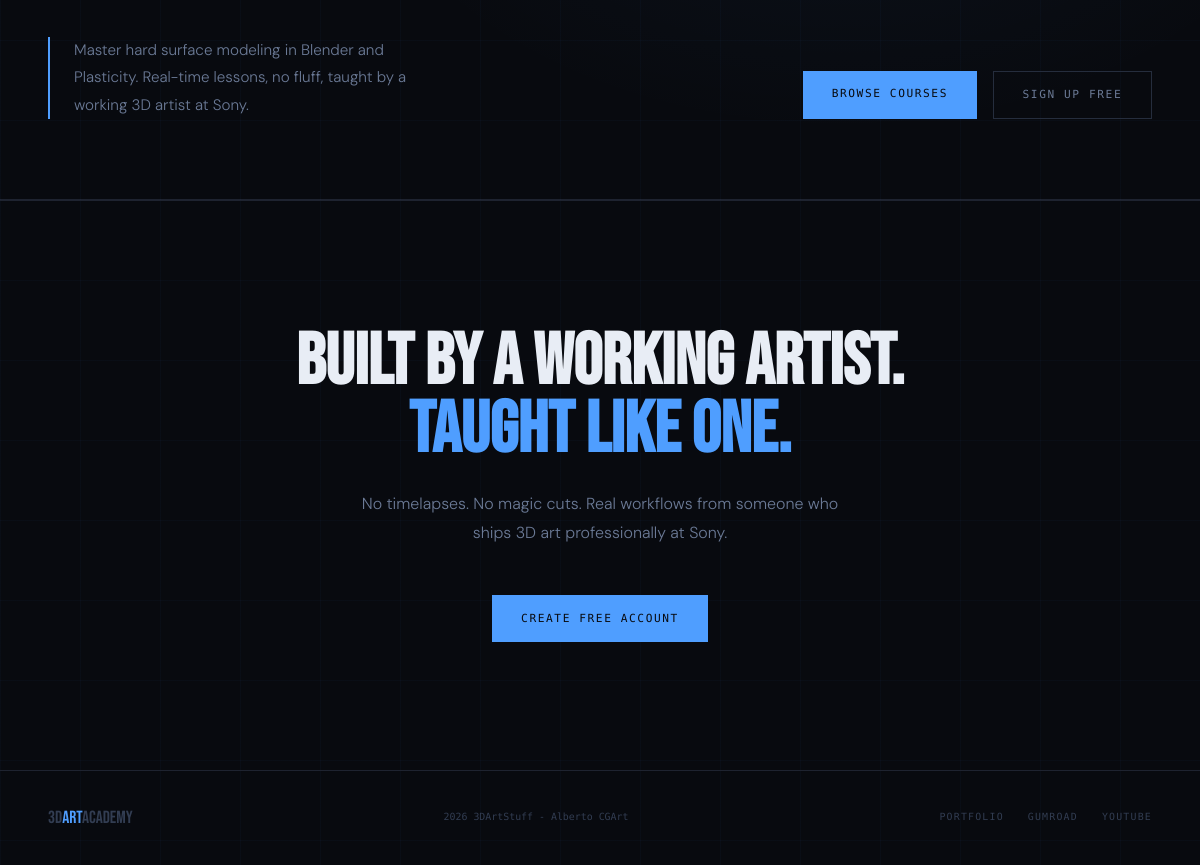
Before: / (lower part) with the older database file.
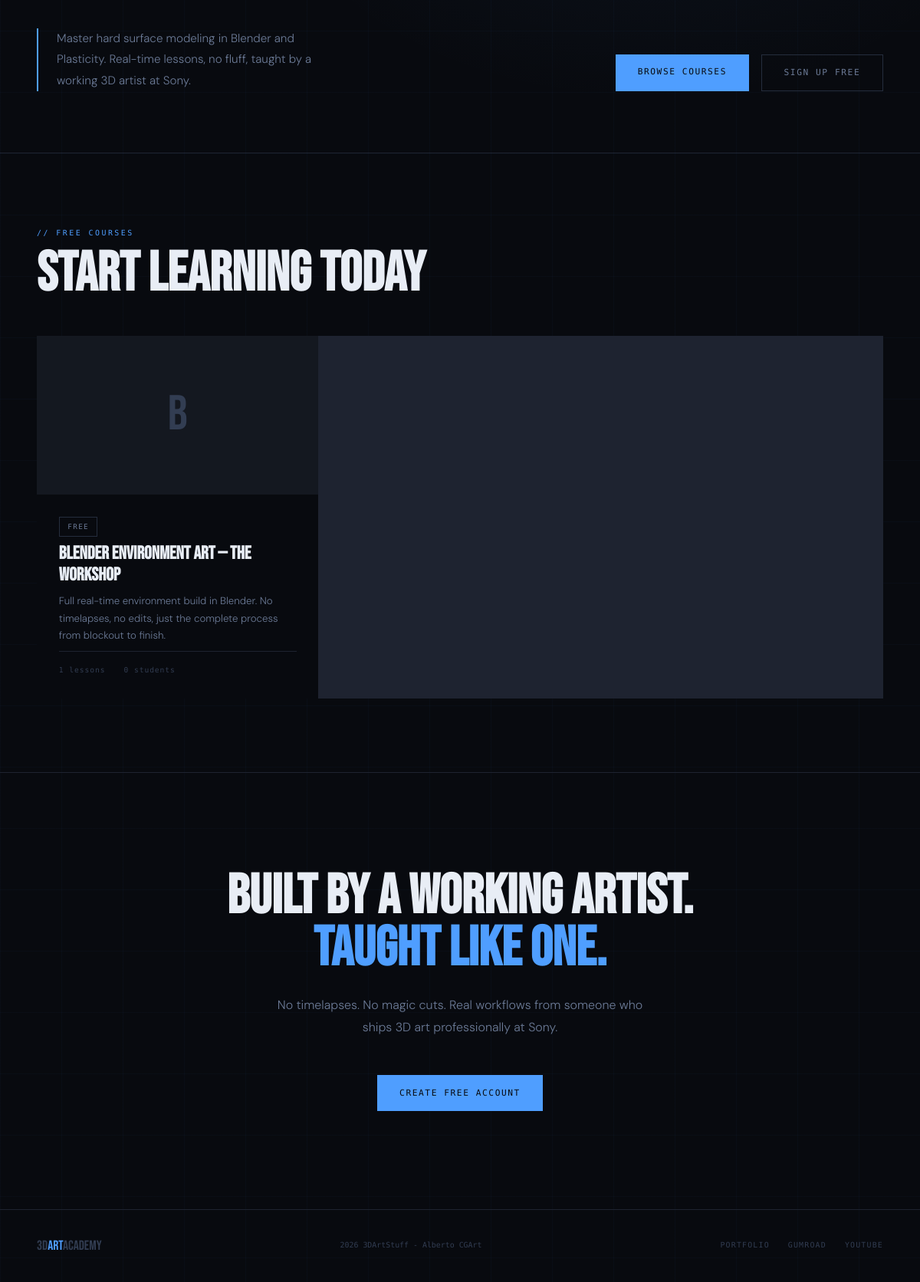
After: the same page with the newer database file.
### app/models/__init__.py (models this page shows)
class Course(db.Model):
    __tablename__ = 'courses'
    id = db.Column(db.Integer, primary_key=True)
    title = db.Column(db.String(200), nullable=False)
    slug = db.Column(db.String(200), unique=True, nullable=False)
    description = db.Column(db.Text, nullable=False)
    short_description = db.Column(db.String(300))
    thumbnail = db.Column(db.String(300), default='')
    price = db.Column(db.Float, default=0.0)
    is_free = db.Column(db.Boolean, default=False)
    is_published = db.Column(db.Boolean, default=False)
    stripe_price_id = db.Column(db.String(200), default='')
    created_at = db.Column(db.DateTime, default=datetime.utcnow)
    lessons = db.relationship('Lesson', backref='course', lazy=True, order_by='Lesson.order')
    enrollments = db.relationship('Enrollment', backref='course', lazy=True)
    @property
    def lesson_count(self):
        return len(self.lessons)
    @property
    def enrollment_count(self):
        return len(self.enrollments)

### app/routes/main.py (the view)
@main.route('/')
def index():
    courses = Course.query.filter_by(is_published=True).all()
    free_courses = [c for c in courses if c.is_free]
    paid_courses = [c for c in courses if not c.is_free]
    return render_template('main/index.html', free_courses=free_courses, paid_courses=paid_courses)

### app/templates/main/index.html (shortened to what this page needs)
{% extends 'base.html' %}
{% block content %}
<section class="hero">
  <div class="hero-bg"></div>
  <div class="hero-bottom">
    <p class="hero-desc">Master hard surface modeling in Blender and Plasticity. Real-time lessons, no fluff, taught by a working 3D artist at Sony.</p>
    <div class="hero-actions">
      <a href="{{ url_for('courses.list_courses') }}" class="btn-primary">Browse Courses</a>
      {% if not current_user.is_authenticated %}
        <a href="{{ url_for('auth.signup') }}" class="btn-ghost">Sign Up Free</a>
      {% endif %}
    </div>
  </div>
</section>
{% if free_courses %}
<section class="courses-section">
  <div class="section-header">
    <p class="section-tag">Free Courses</p>
    <h2 class="section-heading">Start Learning Today</h2>
  </div>
  <div class="course-grid">
    {% for course in free_courses %}
    <a href="{{ url_for('courses.course_detail', slug=course.slug) }}" class="course-card">
      <div class="course-thumb">
        {% if course.thumbnail %}<img src="{{ course.thumbnail }}" alt="{{ course.title }}">
        {% else %}<div class="thumb-placeholder">{{ course.title[0] }}</div>{% endif %}
      </div>
      <div class="course-info">
        <span class="course-badge free">Free</span>
        <h3 class="course-title">{{ course.title }}</h3>
        <p class="course-desc">{{ course.short_description }}</p>
        <div class="course-meta">
          <span>{{ course.lesson_count }} lessons</span>
          <span>{{ course.enrollment_count }} students</span>
        </div>
      </div>
    </a>
    {% endfor %}
  </div>
</section>
{% endif %}
<section class="cta-section">
  <h2 class="cta-heading">Built by a working artist.<br><span>Taught like one.</span></h2>
  <p class="cta-sub">No timelapses. No magic cuts. Real workflows from someone who ships 3D art professionally at Sony.</p>
  {% if not current_user.is_authenticated %}
    <a href="{{ url_for('auth.signup') }}" class="btn-primary">Create Free Account</a>
  {% else %}
    <a href="{{ url_for('courses.list_courses') }}" class="btn-primary">Browse All Courses</a>
  {% endif %}
</section>
{% endblock %}

Changed rows visible on the page:
added Course: title "B", title "Blender Environment Art — The Workshop", short_description "Full real-time environment build in Blender. No timelapses, no edits, just the complete process from blockout to finish.", lesson_count "1", enrollment_count "0"
Other visible differences:
text now shown: "FREE COURSES Start Learning Today"
